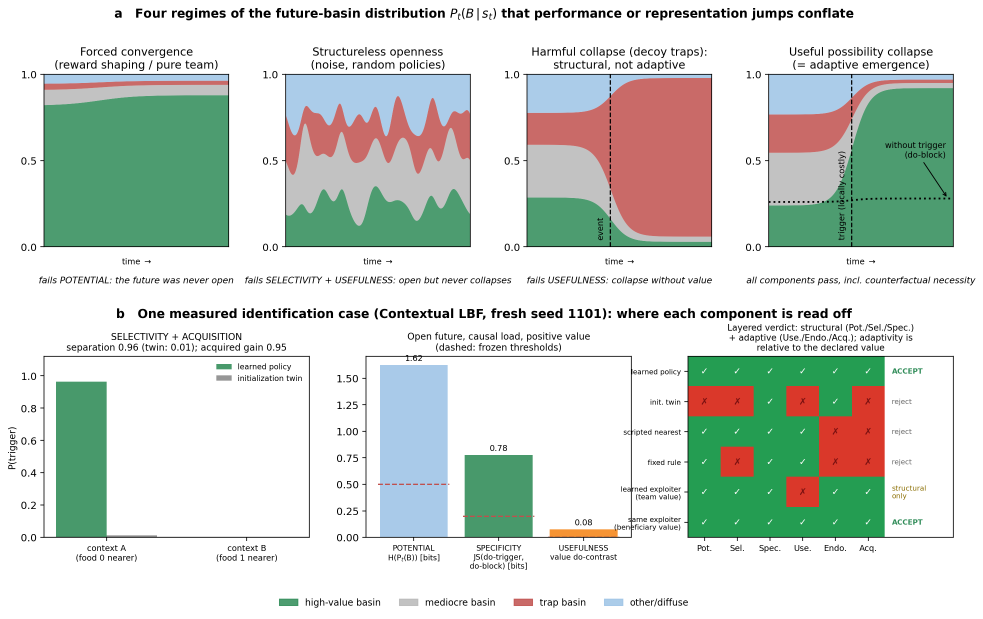
#> input picture figures/figure1_concept.png, 2948 x 1855 px (shown at 1/3 size); its folder holds 8 pictures in this run
$ python assemble_main_figures.py
#> lines starting #> are read from the running program, lines starting #| are printed output that depends on the picture
"""Assembles the six MAIN composite figures from the panel PNGs.

Layouts follow the "Main figures (6)" section of MANUSCRIPT.md. Every
panel PNG is produced by generate_paper_figures.py (dpi 220) or
generate_figure1_concept.py; this script only composes them (scaling
rows to a common width, adding row labels), so the underlying data
path stays single-sourced.

fig34's panels are re-rendered as standalone splits by
generate_paper_figures.py so main Fig. 4 can take the gradualism panel
and main Fig. 5 the chess robustness panel without pixel cropping.

Output: figures/main_fig1.png ... main_fig6.png
"""

from __future__ import annotations

from pathlib import Path
from typing import List, Tuple

from PIL import Image, ImageDraw, ImageFont

HERE = Path(__file__).resolve().parent
FIGURES = HERE / "figures"

TARGET_WIDTH = 3200          # px; every row is scaled to this width
ROW_GAP = 36                 # px between rows
LABEL_SIZE = 64              # px font height for row labels
MARGIN = 20                  # px page margin


def load(name: str) -> Image.Image:
#> called with name = 'figure1_concept.png'
    return Image.open(FIGURES / name).convert("RGB")


def hstack(images: List[Image.Image], gap: int = 24) -> Image.Image:
    """Side-by-side composition at a common height (max of members)."""
    height = max(im.height for im in images)
    scaled = []
    for im in images:
        if im.height != height:
            im = im.resize((round(im.width * height / im.height), height),
                           Image.LANCZOS)
        scaled.append(im)
    width = sum(im.width for im in scaled) + gap * (len(scaled) - 1)
    out = Image.new("RGB", (width, height), "white")
    x = 0
    for im in scaled:
        out.paste(im, (x, 0))
        x += im.width + gap
    return out


def font() -> ImageFont.FreeTypeFont:
    import matplotlib.font_manager as fm
    path = fm.findfont("DejaVu Sans:bold")
    return ImageFont.truetype(path, LABEL_SIZE)


def compose(rows: List[Tuple[str, Image.Image]], out_name: str) -> None:
#> called with out_name = 'main_fig1.png'
    fnt = font()
    scaled_rows = []
    for label, im in rows:
        if im.width != TARGET_WIDTH:
            im = im.resize(
                (TARGET_WIDTH, round(im.height * TARGET_WIDTH / im.width)),
                Image.LANCZOS)
        scaled_rows.append((label, im))
#> this loop made 1 pass
#> label on pass 1: ''
#> after the loop, scaled_rows = 1 item
    label_h = LABEL_SIZE + 16
    total_h = (sum(im.height + label_h for _, im in scaled_rows)
               + ROW_GAP * (len(scaled_rows) - 1) + 2 * MARGIN)
#> total_h = 2134
    page = Image.new("RGB", (TARGET_WIDTH + 2 * MARGIN, total_h), "white")
#> page: PIL image 3240x2134 RGB; every value is 255
    draw = ImageDraw.Draw(page)
    y = MARGIN
    for label, im in scaled_rows:
        draw.text((MARGIN, y), label, fill="black", font=fnt)
        y += label_h
        page.paste(im, (MARGIN, y))
        y += im.height + ROW_GAP
#> this loop made 1 pass
#> (label, y) on pass 1: ('', 2150)
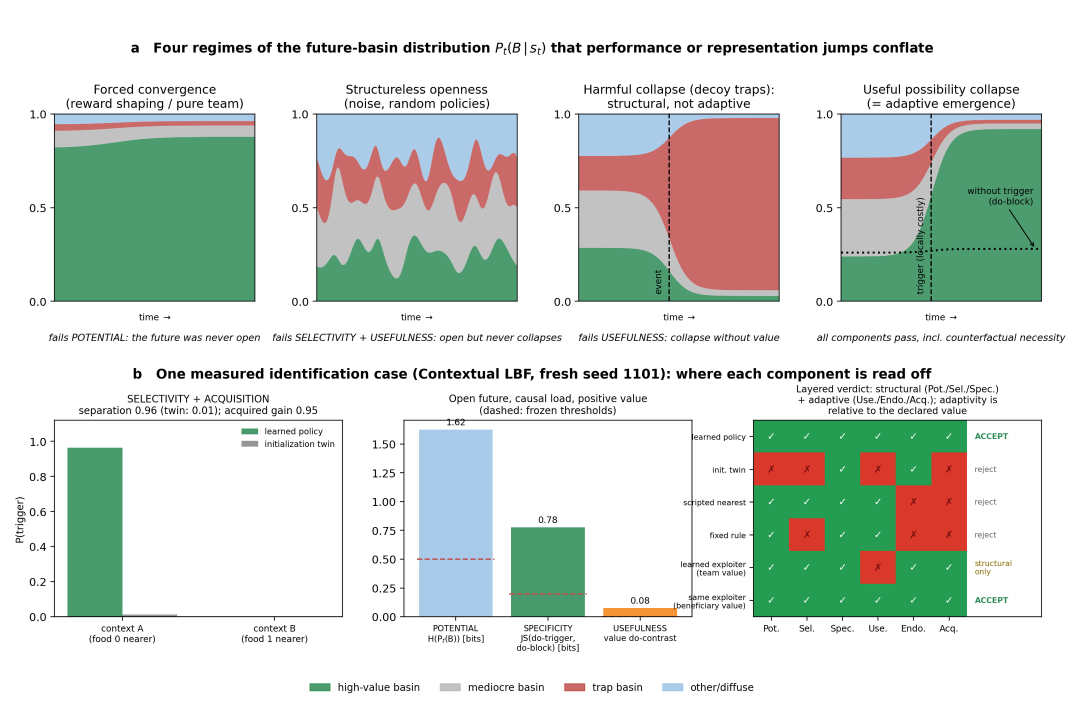
#> page: PIL image 3240x2134 RGB (shown at 1/3 size); mean R, G, B 209.9, 218, 211.1
#> after the loop, y = 2150
    out = FIGURES / out_name
    page.save(out, dpi=(220, 220))
    print(f"Wrote {out} ({page.width}x{page.height})")
#| Wrote figures/main_fig1.png (3240x2134)


def main() -> None:
    # Fig. 1 -- concept: four regimes of P_t(B); the editor's picture.
    compose([("", load("figure1_concept.png"))], "main_fig1.png")

    # Fig. 2 -- criterion vs imitations: battery matrix + named
    # counterexamples (a), threshold plateau + prior detectors (b),
    # exact rival formalisms within declared candidate families (c),
    # fair multivariate baselines with equal freedom (d).
    compose([
        ("a", load("fig19_criterion_battery.png")),
        ("b", load("fig28_robustness_and_priors.png")),
        ("c", load("fig37_exact_prior_formalisms.png")),
        ("d", load("fig40_fair_baselines.png")),
    ], "main_fig2.png")
#> call 2 of load, with name = 'fig19_criterion_battery.png'
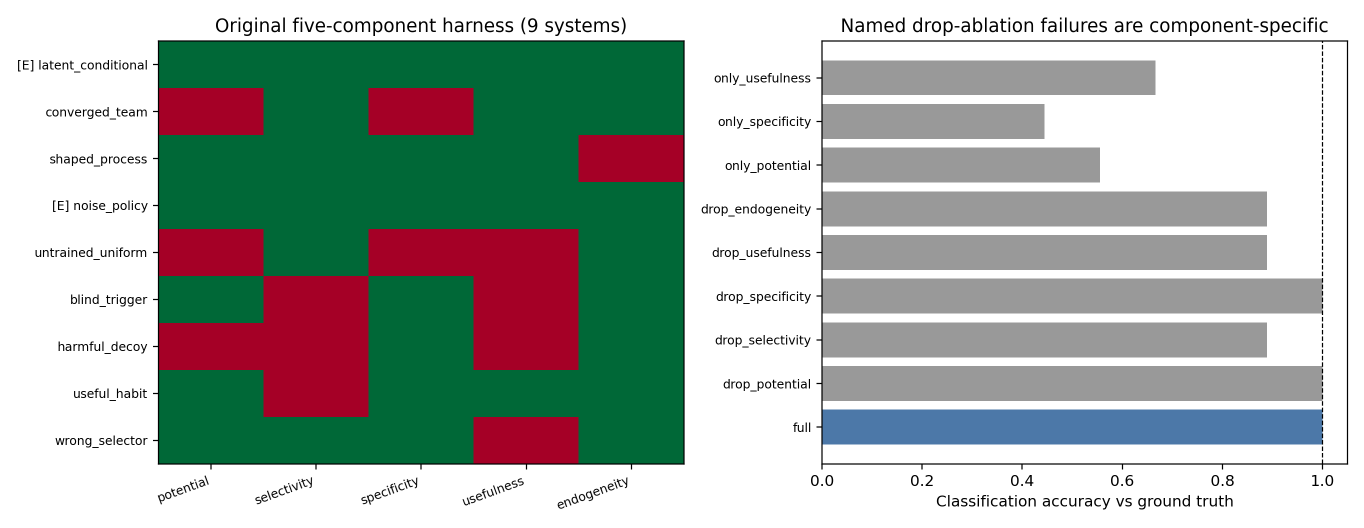
#> input picture figures/fig19_criterion_battery.png, 2728 x 1056 px (shown at 1/2 size)
#> call 3 of load, with name = 'fig28_robustness_and_priors.png'
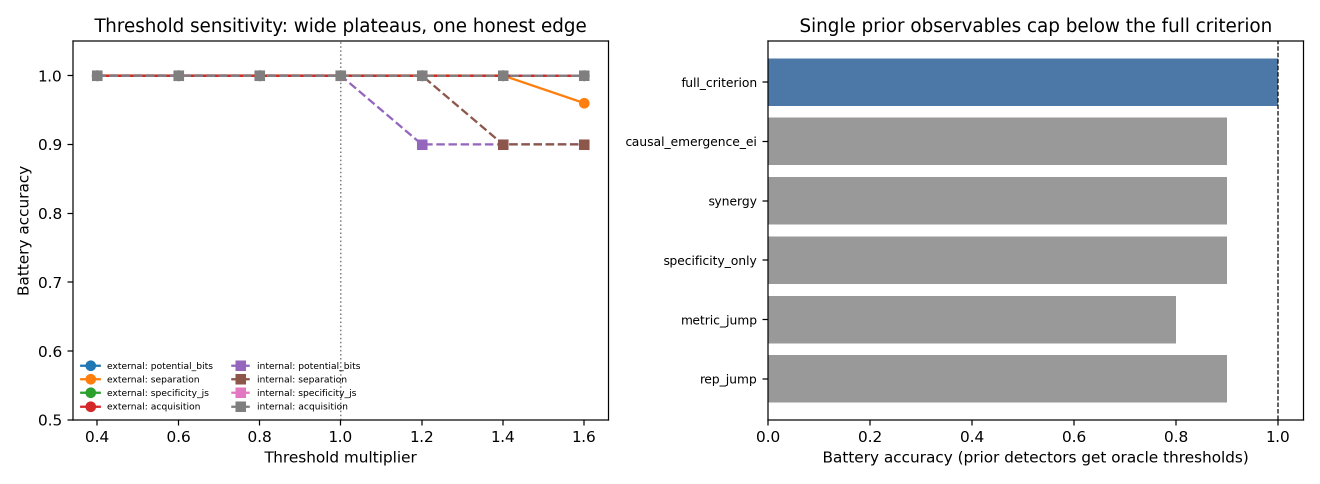
#> input picture figures/fig28_robustness_and_priors.png, 2640 x 968 px (shown at 1/2 size)

    # Fig. 3 -- full six-component confirmation across three domains:
    # external swarm (a), Contextual LBF (b), latent-context sequence
    # model (c). The claim hierarchy puts these first among transfers.
    compose([
        ("a", load("fig25_refined_confirmation.png")),
        ("b", load("ed_fig8_contextual_lbf.png")),
        ("c", load("fig41_latent_context_lm.png")),
    ], "main_fig3.png")

    # Fig. 4 -- chess: curated event-level recovery (a) and prospective
    # discovery on uncurated months with referee-family checks (b).
    compose([
        ("a", load("fig33_chess_collapse.png")),
        ("b", load("fig42_chess_discovery.png")),
    ], "main_fig4.png")

    # Fig. 5 -- deep MARL seed-level inference (a) and the prospective
    # phase-boundary prediction (b). Episode-level detail is ED.
    compose([
        ("a", load("fig39_marl_seed_level.png")),
        ("b", load("fig22_phase_boundary.png")),
    ], "main_fig5.png")

    # Extended Data composites

    # ED Fig. 1 -- analytic core: possibility tree returns, option-value
    # boundary, horizon reversal.
    compose([
        ("a", load("fig1_possibility_tree_returns.png")),
        ("b", hstack([load("fig2_option_value_heatmap.png"),
                      load("fig3_horizon_reversal_heatmap.png")])),
    ], "ed_fig1.png")

    # ED Fig. 2 -- representation-jump bridge and false-positive audit.
    compose([
        ("a", load("fig13_representation_jump_bridge.png")),
        ("b", load("fig14_learned_representation_false_positive_audit.png")),
    ], "ed_fig2.png")

    # ED Fig. 3 -- grokking bridge, generality sweep, scale decomposition.
    compose([
        ("a", load("fig23_grokking_bridge.png")),
        ("b", hstack([load("fig27_grokking_generality.png"),
                      load("fig26_scale_decomposition.png")])),
    ], "ed_fig3.png")

    # ED Fig. 4 -- induction heads and transformer grokking replication.
    compose([
        ("a", load("fig29_induction_heads.png")),
        ("b", load("fig30_transformer_grokking.png")),
    ], "ed_fig4.png")

    # ED Fig. 5 -- external swarm transfer: main, sweep, refined
    # out-of-sample confirmation.
    compose([
        ("a", load("fig21_external_transfer.png")),
        ("b", hstack([load("fig24_external_transfer_sweep.png"),
                      load("fig25_refined_confirmation.png")])),
    ], "ed_fig5.png")

    # ED Fig. 6 -- estimator robustness grid.
    compose([
        ("", load("fig20_estimator_robustness.png")),
    ], "ed_fig6.png")

    # ED Fig. 10 -- mechanism within single episodes (moved from main).
    compose([
        ("a", hstack([load("fig15_within_episode_collapse.png")])),
        ("b", hstack([load("fig17_within_episode_ci.png"),
                      load("fig16_unsupervised_basin_discovery.png")])),
        ("c", load("fig18_neural_probe.png")),
    ], "ed_fig10_mechanism.png")

    # ED Fig. 11 -- public checkpoint series (moved from main).
    compose([
        ("a", load("fig31_multiberts_public_series.png")),
        ("b", load("fig32_phenomena_and_alignment.png")),
        ("c", hstack([load("fig34a_gradualism.png"),
                      load("fig38_pythia_decoder.png")])),
    ], "ed_fig11_public.png")

    # ED Fig. 12 -- episode-level MARL detail (conditional tests) and
    # the chess robustness grid.
    compose([
        ("a", load("fig35_deep_marl.png")),
        ("b", load("fig36_lbf_cross_task.png")),
        ("c", load("fig34b_chess_grid.png")),
    ], "ed_fig12_episode_detail.png")

    # ED Fig. 13 -- dual plausible observer contracts on Contextual LBF.
    compose([
        ("", load("fig43_dual_observer.png")),
    ], "ed_fig13_dual_observer.png")

    # ED Fig. 14 -- emergence-strength gradient across provenances.
    compose([
        ("", load("fig44_strength_gradient.png")),
    ], "ed_fig14_strength_gradient.png")


if __name__ == "__main__":
#> (the run stopped early here; a loop or call above may not have finished)
